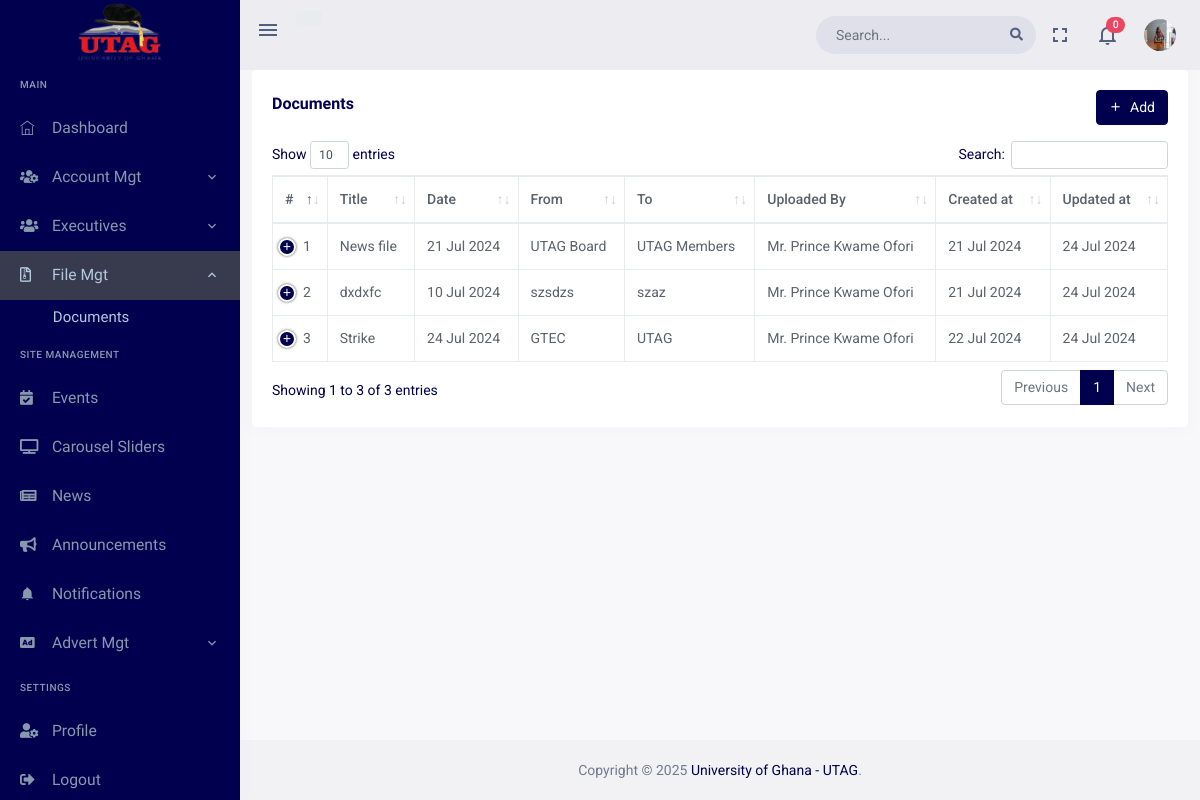
The app's page /dashboard/documents/ (signed in), older data.
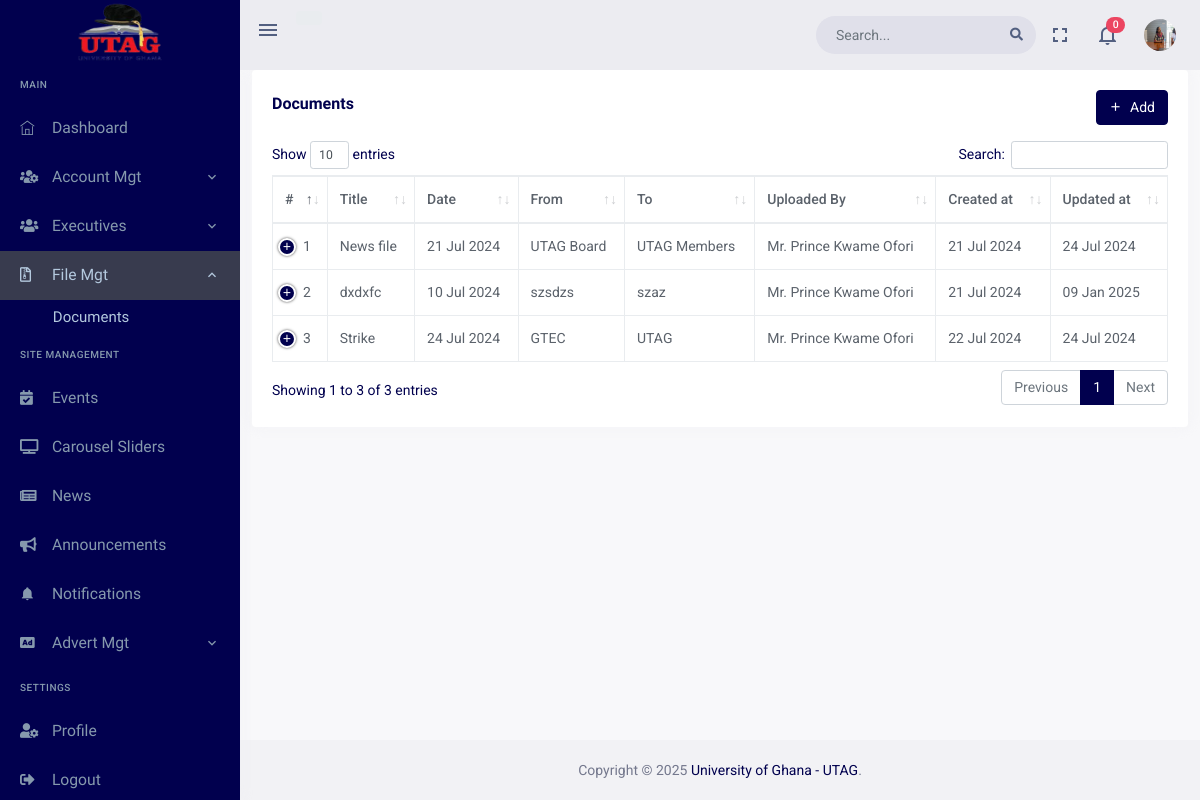
The same page, newer data.
### dashboard/models.py (models this page shows, shortened)
class Document(models.Model):
    CATEGORY_CHOICES = (
        ('internal', 'Internal'),
        ('external', 'External'),
    )
    DOCUMENT_STATUS_CHOICES = (
        ('Published', 'Published'),
        ('Draft', 'Draft'),
    )
    VISIBILITY_CHOICES = (
        ('everyone', 'Everyone'),
        ('selected_groups', 'Selected Groups'),
    )
    uploaded_by = models.ForeignKey(settings.AUTH_USER_MODEL, on_delete=models.SET_NULL, related_name='uploaded_by',null=True, blank=True)
    category = models.CharField(max_length=10, choices=CATEGORY_CHOICES)
    files = models.ManyToManyField(File)
    title = models.CharField(max_length=100)
    sender = models.CharField(max_length=100)
    receiver = models.CharField(max_length=100)
    description = HTMLField(null=True, blank=True)
    date = models.DateField(blank=True, null=True)
    status = models.CharField(max_length=10, choices=DOCUMENT_STATUS_CHOICES, default='Published')
    created_at = models.DateTimeField(auto_now_add=True)
    updated_at = models.DateTimeField(auto_now=True)
    visibility = models.CharField(max_length=20, choices=VISIBILITY_CHOICES, default='everyone')
    visible_to_groups = models.ManyToManyField(Group, blank=True)

### accounts/models.py (models this page shows, shortened)
class User(AbstractBaseUser, PermissionsMixin):
    TITLE_CHOICES = (
        ('Prof.', 'Prof.'),
        ('Dr.', 'Dr.'),
        ('Mr.', 'Mr.'),
        ('Mrs.', 'Mrs.'),
    )
    GENDER_CHOICES = (
        ('Male', 'Male'),
        ('Female', 'Female')
    )
    EXECUTIVE_POSITION_CHOICES = (
        ('President', 'President'),
        ('Vice President', 'Vice President'),
        ('Secretary', 'Secretary'),
        ('Treasurer', 'Treasurer'),
        ('Committee Member', 'Committee Member'),
    )
    title = models.CharField(max_length=5, choices=TITLE_CHOICES)
    first_name = models.CharField(max_length=30)
    other_name = models.CharField(max_length=30, blank=True, null=True)
    last_name = models.CharField(max_length=30)
    gender = models.CharField(max_length=10, choices=GENDER_CHOICES)
    profile_pic = models.ImageField(upload_to='profile_pictures/', blank=True, null=True)
    email = models.EmailField(unique=True)
    email_sent = models.BooleanField(default=False)
    phone_number = models.CharField(max_length=15, blank=True, null=True)
    department = models.CharField(max_length=50, blank=True, null=True)
    created_from_dashboard = models.BooleanField(default=False)
    created_by = models.ForeignKey('self', on_delete=models.CASCADE, blank=True, null=True)
    is_bulk_creation = models.BooleanField(default=False)
    created_at = models.DateTimeField(auto_now_add=True)
    updated_at = models.DateTimeField(auto_now=True)
    is_staff = models.BooleanField(default=False)
    is_superuser = models.BooleanField(default=False)
    executive_image = models.ImageField(upload_to='executive_images/', blank=True, null=True)
    executive_position = models.CharField(max_length=30, choices=EXECUTIVE_POSITION_CHOICES, blank=True, null=True)
    fb_profile_url = models.URLField(blank=True, null=True)
    twitter_profile_url = models.URLField(blank=True, null=True)
    linkedin_profile_url = models.URLField(blank=True, null=True)
    date_appointed = models.DateField(null=True, blank=True)
    date_ended = models.DateField(null=True, blank=True)
    is_active_executive = models.BooleanField(default=False)
    objects = UserManager()
    USERNAME_FIELD = 'email'
    REQUIRED_FIELDS = ['title', 'first_name', 'last_name', 'gender']
    def get_full_name(self):
        if self.other_name:
            return f'{self.title} {self.first_name} {self.other_name} {self.last_name}'
        else:
            return f'{self.title} {self.first_name} {self.last_name}'
    def get_profile_pic_url(self):
        return self.profile_pic.url if self.profile_pic else '/static/dashboard/assets/images/users/profile.png'
    def __str__(self):
        return self.get_full_name()
    class Meta:
        permissions = [
        ('view_dashboard', 'Can view dashboard'),
        ('add_admin', 'Can add admin'),
        ('change_admin', 'Can change admin'),
        ('delete_admin', 'Can delete admin'),
        ('view_admin', 'Can view admin'),
        ('add_executive', 'Can add executive'),
        ('change_executive', 'Can change executive'),
        ('delete_executive', 'Can delete executive'),
        ('view_executive', 'Can view executive'),
        ('add_member', 'Can add member'),
        ('change_member', 'Can change member'),
        ('delete_member', 'Can delete member'),
        ('view_member', 'Can view member'),
        ]

### dashboard/views/files.py (the view)
# urls.py: path('documents/',views.DocumentsView.as_view(), name='documents'),
class DocumentsView(View):
    template_name = 'dashboard_pages/documents.html'
    @method_decorator(MustLogin)
    def get(self, request):
        documents = self.get_documents(request.user)
        notifications = Notification.objects.filter(user=request.user).order_by('-created_at')[:5]
        notification_count = Notification.objects.filter(user=request.user, status='UNREAD').count()
        context = {
            'documents': documents,
            'notifications': notifications,
            'notification_count': notification_count,
            'has_add_permission': request.user.has_perm('dashboard.add_document') or request.user.executive_position=="Secretary",
            'has_change_permission': request.user.has_perm('dashboard.change_document') or request.user.executive_position=="Secretary",
            'has_delete_permission': request.user.has_perm('dashboard.delete_document') or request.user.executive_position=="Secretary",
        }
        return render(request, self.template_name, context)
    def get_documents(self, user):
        group_names = user.groups.values_list('name', flat=True)
        if user.is_superuser:
            return Document.objects.all()
        elif user.groups.filter(name__in=['Executive', 'Member']).exists():
            return Document.objects.filter(visibility='selected_groups', visible_to_groups__in=user.groups.all())
        else:
            return Document.objects.filter(visibility='everyone')

### dashboard/templates/dashboard_pages/documents.html (shortened to what this page needs)
{% extends "base/dashboard_base.html" %}
{% load static %}
{% block content %}
<div class="page-content">
  <div class="row">
    <div class="col-12">
      <div class="card">
        <div class="card-body">
          <div class="row align-items-center">
            <div class="col-md-8">
              <h4 class="card-title">Documents</h4>
            </div>
            {% if has_add_permission %}
            <div class="col-md-4">
              <div class="float-end d-none d-md-block">
                <a class="btn btn-primary"href="{% url 'dashboard:create_document' %}">
                  <i class="mdi mdi-plus me-1"></i> Add
              </a>
              </div>
            </div>
            {% endif %}
          </div>
          <div class="mt-3">
            <table id="datatable" class="table table-bordered dt-responsive nowrap" style="border-collapse: collapse; border-spacing: 0; width: 100%;">
                <thead>
                    <tr>
                        <th>#</th>
                        <th>Title</th>
                        <th>Date</th>
                        <th>From</th>
                        <th>To</th>
                        <th>Uploaded By</th>
                        <th>Created at</th>
                        <th>Updated at</th>
                    </tr>
                </thead>
                <tbody>
                  {% for document in documents %}
                  <tr>
                    <td>{{ forloop.counter }}</td>
                    <td>{{ document.title }}</td>
                    <td>{{ document.date |date:"d M Y" }}</td>
                    <td>{{ document.sender }}</td>
                    <td>{{ document.receiver }}</td>
                    <td>{{ document.uploaded_by }}</td>
                    <td>{{ document.created_at |date:"d M Y" }}</td>
                    <td>{{ document.updated_at |date:"d M Y" }}</td>
                  </tr>
                  {% endfor %}
                </tbody>
            </table>
        </div>
        </div>
      </div>
    </div>
  </div>
</div>
{% endblock content %}
{% block my_styles %}
 <link href="{% static 'dashboard/assets/libs/datatables.net-bs4/css/dataTables.bootstrap4.min.css' %}" rel="stylesheet" type="text/css">
 <link href="{% static 'dashboard/assets/libs/datatables.net-buttons-bs4/css/buttons.bootstrap4.min.css' %}" rel="stylesheet" type="text/css">
 <link href="{% static 'dashboard/assets/libs/datatables.net-responsive-bs4/css/responsive.bootstrap4.min.css' %}" rel="stylesheet" type="text/css">
 {% endblock my_styles %}

Row changes from the older to the newer data that the page shows:
changed Document "dxdxfc": updated_at "24 Jul 2024" → "09 Jan 2025"
